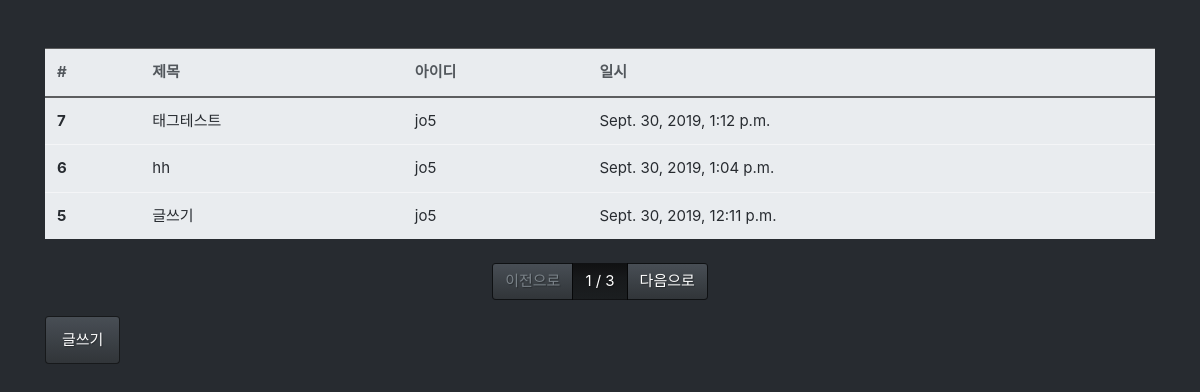
/board/list/, run on the app's committed database.
### board/models.py (models this page shows, shortened)
class Board(models.Model):
    title = models.CharField(max_length=128,
                             verbose_name='제목')  # 관리자페이지에서 username 대신 사용자명으로 보임
    contents = models.TextField(verbose_name='내용')
    writer = models.ForeignKey('fcuser.Fcuser', verbose_name='작성자',
                               on_delete=models.CASCADE)  # 사용자 테이블에서 사용자삭제시, 관련된 board 데이터 같이 삭제
    tags = models.ManyToManyField('tag.Tag', verbose_name='태그')
    registered_dttm = models.DateTimeField(auto_now_add=True,  # 해당 시점의 시간이 자동으로 들어감
                                           verbose_name='등록시간')
    class Meta:
        db_table = 'fastcampus_board'
        verbose_name = '패스트캠퍼스 게시글'
        verbose_name_plural = '패스트캠퍼스 게시글'  # 복수형

### fcuser/models.py (models this page shows)
class Fcuser(models.Model):
    username = models.CharField(max_length=32,
                                verbose_name='사용자명')  # 관리자페이지에서 username 대신 사용자명으로 보임
    useremail = models.EmailField(max_length=128,
                                  verbose_name='사용자이메일')
    password = models.CharField(max_length=64,
                                verbose_name='비밀번호')
    registered_dttm = models.DateTimeField(auto_now_add=True,  # 해당 시점의 시간이 자동으로 들어감
                                           verbose_name='등록시간')
    def __str__(self):
        return self.username
    class Meta:
        db_table = 'fastcampus_fcuser'
        verbose_name = '패스트캠퍼스 사용자'
        verbose_name_plural = '패스트캠퍼스 사용자'  # 복수형

### board/views.py (the view)
# urls.py: path('list/', views.board_list),
def board_list(request):
    all_boards = Board.objects.all().order_by('-id')  # - 는 역순을 의미 (최신순)
    page = int(request.GET.get('p', 1))
    paginator = Paginator(all_boards, 3)
    boards = paginator.get_page(page)
    return render(request, 'board_list.html', {'boards': boards})

### board/templates/board_list.html
{% extends "base.html" %}
{% block contents %}
<div class="row mt-5">
    <div class="col-12">
        <table class="table table-light">
            <thead class="thead-light">
            <tr>
                <th>#</th>
                <th>제목</th>
                <th>아이디</th>
                <th>일시</th>
            </tr>
            </thead>
            <tbody class="text-dark">
            {% for board in boards %}
            <tr onclick="location.href='/board/detail/{{board.id}}'">
                <th>{{ board.id }}</th>
                <td>{{ board.title }}</td>
                <td>{{ board.writer }}</td>
                <td>{{ board.registered_dttm }}</td>
            </tr>
            {% endfor %}
            </tbody>
        </table>
    </div>
</div>
<div class="row mt-2">
    <div class="col-12">
        <nav>
            <ul class="pagination justify-content-center">
                {% if boards.has_previous %}
                <li class="page-item">
                    <a class="page-link" href="?p={{boards.previous_page_number}}">이전으로</a>
                </li>
                {% else %}
                <li class="page-item disabled">
                    <a class="page-link" href="#">이전으로</a>
                </li>
                {% endif %}
                <li class="page-item active">
                    <a class="page-link" href="#">{{boards.number}} / {{boards.paginator.num_pages}}</a>
                </li>
                {% if boards.has_next %}
                <li class="page-item">
                    <a class="page-link" href="?p={{boards.next_page_number}}">다음으로</a>
                </li>
                {% else %}
                <li class="page-item disabled">
                    <a class="page-link " href="#">다음으로</a>
                </li>
                {% endif %}
            </ul>
        </nav>
    </div>
</div>
<div class="row">
    <div class="col-12">
        <button class="btn btn-primary" onclick="location.href='/board/write'">글쓰기</button>
    </div>
</div>
{% endblock %}

### board/templates/base.html (shortened to what this page needs)
<!DOCTYPE html>
<html lang="en">
<head>
    <link rel="stylesheet" href="/static/bootstrap.min.css">
</head>
<body>
<div class="container">
    {% block contents %}
    {% endblock %}
</div>
</body>
</html>

### data on the page
Board: id "7", title "태그테스트", writer "jo5", registered_dttm "Sept. 30, 2019, 1:12 p.m."
Board: id "6", title "hh", writer "jo5", registered_dttm "Sept. 30, 2019, 1:04 p.m."
Board: id "5", title "글쓰기", writer "jo5", registered_dttm "Sept. 30, 2019, 12:11 p.m."

### other printed values
{{ boards.number }} "1"
{{ boards.paginator.num_pages }} "3"
